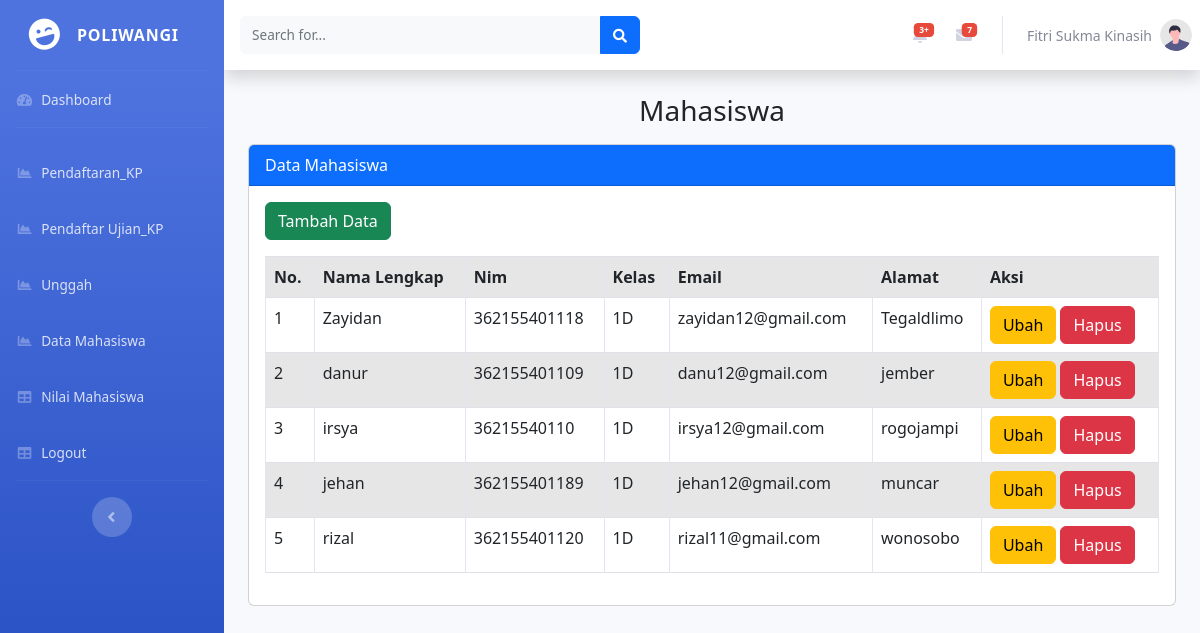
The page /mahasiswa1.php on the database its author committed.
### tables this page shows
CREATE TABLE `mahasiswa` (
  `id` int(11) NOT NULL,
  `Nama_Mahasiswa` varchar(45) NOT NULL,
  `Nim` varchar(45) NOT NULL,
  `Kelas` varchar(45) NOT NULL,
  `Email` varchar(45) NOT NULL,
  `Alamat` varchar(45) NOT NULL
);

### mahasiswa1.php (the view, shortened to what this page needs)
<!DOCTYPE html>
<html lang="en">
<head>
    <link href="vendor/fontawesome-free/css/all.min.css" rel="stylesheet" type="text/css">
    <link href="css/sb-admin-2.min.css" rel="stylesheet">
</head>
<body id="page-top">
    <div id="wrapper">
        <ul class="navbar-nav bg-gradient-primary sidebar sidebar-dark accordion" id="accordionSidebar">
            <a class="sidebar-brand d-flex align-items-center justify-content-center" href="index.html">
                <div class="sidebar-brand-icon rotate-n-15">
                    <i class="fas fa-laugh-wink"></i>
                </div>
                <div class="sidebar-brand-text mx-3">POLIWANGI <sup></sup></div>
            </a>
            <hr class="sidebar-divider my-0">
            <li class="nav-item">
                <a class="nav-link" href="fitri_awal.php
                ">
                    <i class="fas fa-fw fa-tachometer-alt"></i>
                    <span>Dashboard</span></a>
            </li>
            <hr class="sidebar-divider">
            <li class="nav-item">
                <a class="nav-link" href="putri.php">
                    <i class="fas fa-fw fa-chart-area"></i>
                    <span>Pendaftaran_KP</span></a>
            </li>
            <li class="nav-item">
                <a class="nav-link" href="awal.php">
                    <i class="fas fa-fw fa-chart-area"></i>
                    <span>Pendaftar Ujian_KP</span></a>
            </li>
             <li class="nav-item">
                <a class="nav-link" href="alvin.php">
                    <i class="fas fa-fw fa-chart-area"></i>
                    <span>Unggah</span></a>
            </li>
            <li class="nav-item">
                <a class="nav-link" href="mahasiswa1.php">
                    <i class="fas fa-fw fa-chart-area"></i>
                    <span>Data Mahasiswa</span></a>
            </li>
            <li class="nav-item">
                <a class="nav-link" href="nilai.php">
                    <i class="fas fa-fw fa-table"></i>
                    <span>Nilai Mahasiswa</span></a>
            </li>
            <li class="nav-item">
                <a class="nav-link" href="index.php">
                    <i class="fas fa-fw fa-table"></i>
                    <span>Logout</span></a>
            </li>
            <hr class="sidebar-divider d-none d-md-block">
            <div class="text-center d-none d-md-inline">
                <button class="rounded-circle border-0" id="sidebarToggle"></button>
            </div>
        </ul>
        <div id="content-wrapper" class="d-flex flex-column">
            <div id="content">
                <nav class="navbar navbar-expand navbar-light bg-white topbar mb-4 static-top shadow">
                    <form
                        class="d-none d-sm-inline-block form-inline mr-auto ml-md-3 my-2 my-md-0 mw-100 navbar-search">
                        <div class="input-group">
                            <input type="text" class="form-control bg-light border-0 small" placeholder="Search for..."
                                aria-label="Search" aria-describedby="basic-addon2">
                            <div class="input-group-append">
                                <button class="btn btn-primary" type="button">
                                    <i class="fas fa-search fa-sm"></i>
                                </button>
                            </div>
                        </div>
                    </form>
                    <ul class="navbar-nav ml-auto">
                        <li class="nav-item dropdown no-arrow mx-1">
                            <a class="nav-link dropdown-toggle" href="#" id="alertsDropdown" role="button"
                                data-toggle="dropdown" aria-haspopup="true" aria-expanded="false">
                                <span class="badge badge-danger badge-counter">3+</span>
                            </a>
                        </li>
                        <li class="nav-item dropdown no-arrow mx-1">
                            <a class="nav-link dropdown-toggle" href="#" id="messagesDropdown" role="button"
                                data-toggle="dropdown" aria-haspopup="true" aria-expanded="false">
                                <span class="badge badge-danger badge-counter">7</span>
                            </a>
                        </li>
                        <li class="nav-item dropdown no-arrow">
                            <a class="nav-link dropdown-toggle" href="#" id="userDropdown" role="button"
                                data-toggle="dropdown" aria-haspopup="true" aria-expanded="false">
                                <span class="mr-2 d-none d-lg-inline text-gray-600 small">Fitri Sukma Kinasih</span>
                                <img class="img-profile rounded-circle"
                                    src="img/undraw_profile.svg">
                            </a>
                        </li>
                    </ul>
                </nav>
                <div class="container-fluid">
                <?php
require "koneksi.php";
?>
<!doctype html>
<html lang="en">
<head>
  <link href="https://cdn.jsdelivr.net/npm/bootstrap@5.2.0/dist/css/bootstrap.min.css" rel="stylesheet">
</head>
<body>
  <div class="container">
    <div class="mt-3">
      <h3 class="text-center">Mahasiswa</h3>
    </div>
    <div class="card mt-3">
      <div class="card-header bg-primary text-white">
        Data Mahasiswa
      </div>
      <div class="card-body">
        <button type="button" class="btn btn-success mb-3" data-bs-toggle="modal" data-bs-target="#ModalTambah">
          Tambah Data
        </button>
        <table class="table table-bordered table-striped table-hover">
          <tr>
            <th>No.</th>
            <th>Nama Lengkap</th>
            <th>Nim</th>
            <th>Kelas</th>
            <th>Email</th>
            <th>Alamat</th>
            <th>Aksi</th>
            <?php
            $No = 1;
            $tampil = mysqli_query($konek, "SELECT * FROM mahasiswa ORDER BY id DESC");
            while ($data = mysqli_fetch_array($tampil)) :
            ?>
          <tr>
            <td> <?= $No++ ?> </td>
            <td><?= $data['Nama_Mahasiswa'] ?></td>
            <td><?= $data['Nim'] ?></td>
            <td><?= $data['Kelas'] ?></td>
            <td><?= $data['Email'] ?></td>
            <td><?= $data['Alamat'] ?></td>
            <td>
              <a href="#" class="btn btn-warning" data-bs-toggle="modal" data-bs-target="#ModalUbah<?= $No ?>">Ubah</a>
              <a href="#" class="btn btn-danger" data-bs-toggle="modal" data-bs-target="#ModalHapus<?= $No ?>">Hapus</a>
            </td>
          </tr>
        <?php endwhile; ?>
        </table>
      </div>
    </div>
  </div>
</body>
</html>
                </div>
</body>
</html>

### rows shown on the page
mahasiswa: Nama_Mahasiswa "Zayidan", Nim "362155401118", Kelas "1D", Email "zayidan12@gmail.com", Alamat "Tegaldlimo"
mahasiswa: Nama_Mahasiswa "danur", Nim "362155401109", Kelas "1D", Email "danu12@gmail.com", Alamat "jember"
mahasiswa: Nama_Mahasiswa "irsya", Nim "36215540110", Kelas "1D", Email "irsya12@gmail.com", Alamat "rogojampi"
mahasiswa: Nama_Mahasiswa "jehan", Nim "362155401189", Kelas "1D", Email "jehan12@gmail.com", Alamat "muncar"
mahasiswa: Nama_Mahasiswa "rizal", Nim "362155401120", Kelas "1D", Email "rizal11@gmail.com", Alamat "wonosobo"
